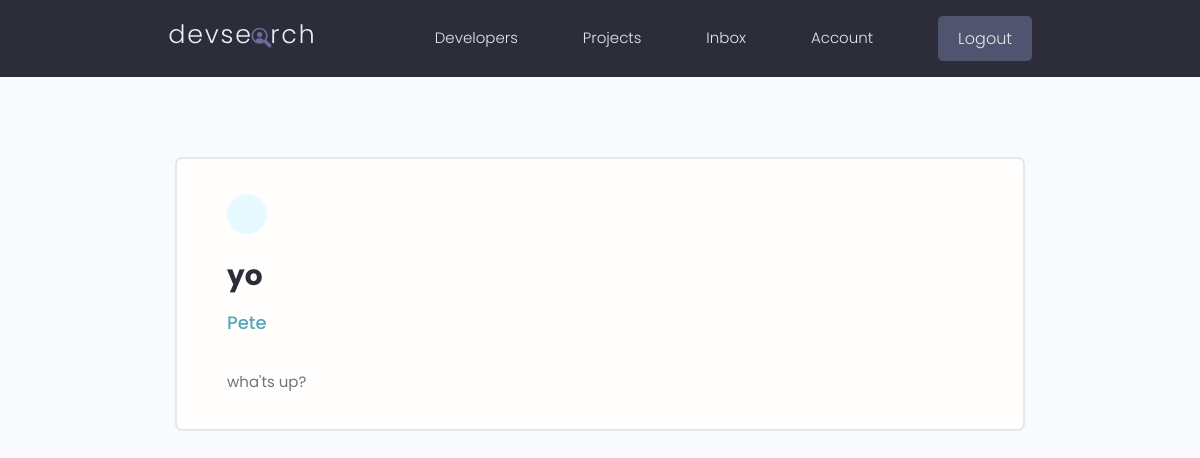
Screenshot of /message/bbfcd206-b411-4b5d-9cf6-d7ef6f7635c4/ (signed in) with the database file from the repository.
### user/models.py (models this page shows, shortened)
class Message(models.Model):
    sender = models.ForeignKey(Profile, on_delete=models.SET_NULL, null=True, blank=True)
    recipient = models.ForeignKey(Profile, on_delete=models.SET_NULL, null=True, blank=True, related_name="messages")
    name = models.CharField(max_length=200, blank=True, null=True)
    email = models.EmailField(max_length=200, blank=True, null=True)
    subject = models.CharField(max_length=200, blank=True, null=True)
    body = models.TextField()
    is_read = models.BooleanField(default = False, null=True)
    created = models.DateTimeField(auto_now_add=True)
    id = models.UUIDField(default=uuid.uuid4, unique=True, primary_key=True, editable=False)
    class Meta:
        ordering = ['is_read', '-created']

### user/views.py (the view)
# urls.py: path('message/<str:pk>/', views.viewMessage, name='message'),
@login_required(login_url="login")
def viewMessage(request, pk):
    profile = request.user.profile
    message = profile.messages.get(id=pk)
    if message.is_read == False:
        message.is_read = True
        message.save()
    context = {'message': message,}
    return render(request, 'user/message.html', context)

### user/templates/user/message.html (shortened to what this page needs)
{% extends 'main.html'%}
{% block content %}
  <main class="messagePage my-xl">
    <div class="content-box">
      <div class="message">
        <a class="backButton" href="{% url 'inbox' %}"></a>
        <h2 class="message__subject">{{message.subject}}</h4>
          <a href="profile.html" class="message__author">{{message.name}}</a>
          <div class="message__body">{{message.body|linebreaksbr}}
          </div>
      </div>
    </div>
  </main>
{% endblock %}

### static/styles/app.css (style rules this page uses)
:root { --color-sub: #2d2d39; }
.content-box { width: 95%; max-width: 85rem; margin: 0 auto; }
.message { padding: 2.5rem 0; }
.message > a { display: flex; gap: 1rem; }
.message__author, .message__date { flex-basis: 25%; }
.message__subject { flex-basis: 50%; }
.messagePage .message { list-style: none; background: var(--color-white); padding: 3.5rem 5rem; border: 2px solid var(--color-light); border-radius: 0.7rem; }
.messagePage .message__subject { font-size: 2.8rem; color: var(--color-sub); margin-bottom: 1rem; margin-top: 2rem; }
.messagePage .message__author { font-size: 1.8rem; font-weight: 500; }
.backButton { background: var(--color-main-light); color: var(--color-main); width: 4rem; height: 4rem; display: flex; align-items: center; justify-content: center; border-radius: 50%; }

### static/uikit/styles/modules/_variables.css (style rules this page uses)
:root { --color-main: #5aa5b9; --color-main-light: #e6faff; --color-sub: #3f4156; --color-sub-light: #51546e; --color-sub-lighter: #ededfd; --color-text: #737373; --color-gray: #8b8b8b; --color-light: #e5e7eb; --color-light-gray: #767676; --color-bg: #f8fafd; --color-white: #fffefd; --color-white-light: #f3f3f3; --color-success: #359e64; --color-success-bg: #def8e8; --color-error: #fc4b0b; --color-error-bg: #fff2ee; --font-base: 'Poppins', arial, helvetica, 'Segoe UI', roboto, ubuntu, sans-serif; --font-monospace: 'Fira Code', 'Courier New', courier, monospace; --font-regular: 300; --font-medium: 500; --font-bold: 700; --generic-shadow: 1px 1px 5px #00000010; --generic-transition: all 0.3s ease-in-out; }

### static/uikit/styles/modules/_base.css (style rules this page uses)
* { margin: 0; padding: 0; box-sizing: border-box; text-rendering: optimizeLegibility; color: inherit; font-size: inherit; }
html { font-size: 50%; }
@media only screen and (min-width: 480px) { html { font-size: 56.25%; } }
@media only screen and (min-width: 1200px) { html { font-size: 62.5%; } }
body { line-height: 1.6; font-weight: 400; font-size: 1.5rem; color: var(--color-text); background-color: var(--color-bg); min-height: 100vh; }

### static/uikit/styles/modules/_typography.css (style rules this page uses)
* { font-family: var(--font-base); }
h2 { font-size: 3.6rem; font-weight: var(--font-bold); }
a { padding-bottom: 2px; text-decoration: none; display: inline-block; color: var(--color-main); font-weight: var(--font-medium); }

### static/uikit/styles/modules/_utilities.css (style rules this page uses)
.my-xl { margin: 8rem auto; }

### rows the page displays
Message: subject "yo", name "Pete", body "wha'ts up?"
